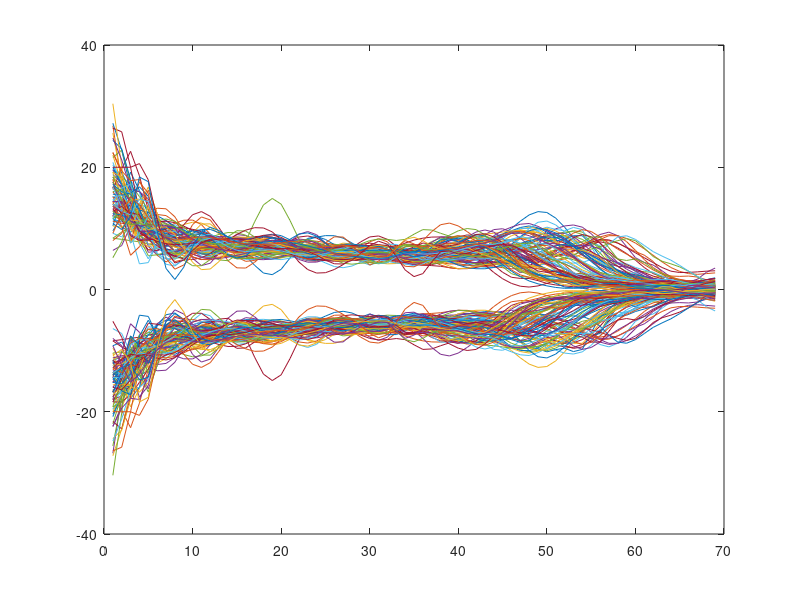

This chart was generated by the following MATLAB code: (Note: this script raises an error after producing the figure.)
clear all
load('Data.mat')

%for multimodal shape

% for i = 1:39
%     X2(i,:) = (2+randn)*sin(8*pi*T+2*rand)+cos((6+randn)*pi*T) + 8 + 2*randn;
% end
% for i = 40:93
%     X2(i,:) = sin((6+randn)*pi*T)+(2+randn)*cos(8*pi*T+2*rand) + 8 +2*randn;
% end

X2 = -X;

X=[X;X2];
labels = [labels,(labels==0)];

plot(X')

[N,M] = size(X);



for testInd = 1:N
    
trainInd=1:N;
trainInd(testInd)=[];

X_train = X(trainInd,:);
trainLabels = labels(trainInd);
X_test = X(testInd,:);
testLabels = labels(testInd);

[n,~] = size(X_train);

%Multiple alignment approach
[gam, muF, fn] = Multiple_Alignment_parallel(X_train');

trainFeatures = [];
testFeatures = [];

features_train = feature_space_project_1d(muF',X_train)';
features_test = feature_space_project_1d(muF',X_test)';

[n,m] = size(features_train);

acc=[];

for i = 1:m
    
    mdl = fitctree(features_train(:,i),trainLabels,'maxNumSplits',1);
    
%     parfor j = 1:36
%         acc_temp(j) = 1-kfoldLoss(crossval(mdl));
%     end
%     
%     acc(i) = mean(acc_temp);
    
    acc(i) = 1-kfoldLoss(crossval(mdl,'leaveout','on'));
    
end

[~,sortIdx] = sort(acc,'descend');

for i = 1:m
    
    mdl = fitcsvm(features_train(:,sortIdx(1:i)), trainLabels, 'KernelFunction','gaussian');
 
    parfor j = 1:36
        acc_temp(j) = 1-kfoldLoss(crossval(mdl));
    end
    
    acc(i) = mean(acc_temp);

end


mdlInd = find(acc==max(acc));
mdlInd_cell{testInd} = sortIdx(1:mdlInd);

Mdl = fitcsvm(features_train(:,sortIdx(1:mdlInd(1))), trainLabels, 'KernelFunction','gaussian');

mdlPrediction(testInd) = Mdl.predict(features_test(:,sortIdx(1:mdlInd(1))));
Z=double(mdlPrediction==labels(1:testInd));
strcat(string(sum(Z)),"/",string(testInd),"=",string(mean(Z)))

end